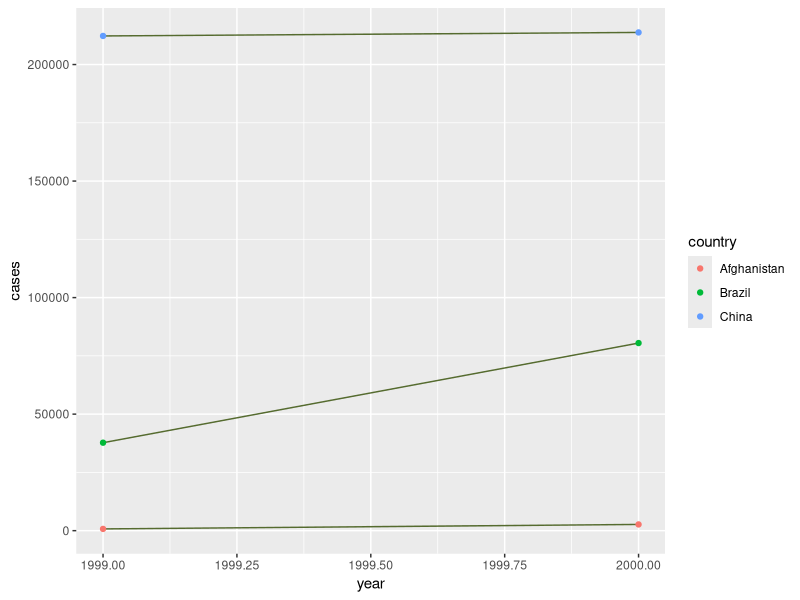

Source code (R):
## ---- chunk 1
library(tidyverse)


#compute the rate for table 2 

table2


table2
table2 %>%
  group_by(type) %>%
  mutate(id = row_number()) %>%
  pivot_wider(
    names_from = type,
    values_from = count
  ) %>%
  select(country = country,
         year =  year,
         cases = cases,
         population = population) %>%
  type.convert(as.is=TRUE)



table2<- table2 %>%
  group_by(type)%>%
  mutate(id = row_number())%>%
  pivot_wider(
    names_from = type,
    values_from = count
  ) %>%
  select(
    country = country,
    year = year,
    cases = cases,
    population = population
  ) %>%
  type.convert(as.is=TRUE)

#number of cases per country per year 

table2

table2 %>%
  count(country, wt = cases)


#matching population per country per year
table2 %>% 
  group_by(country) %>%
  count(year, wt = population)

#divide cases by population and multiply by 10000

#rate per 10,000


table2 %>%
  mutate(rate = cases/population * 10000)


ggplot(table2, aes(year, cases)) + 
  geom_line(aes(group = country), color = "darkolivegreen")+
  geom_point(aes(color = country))
